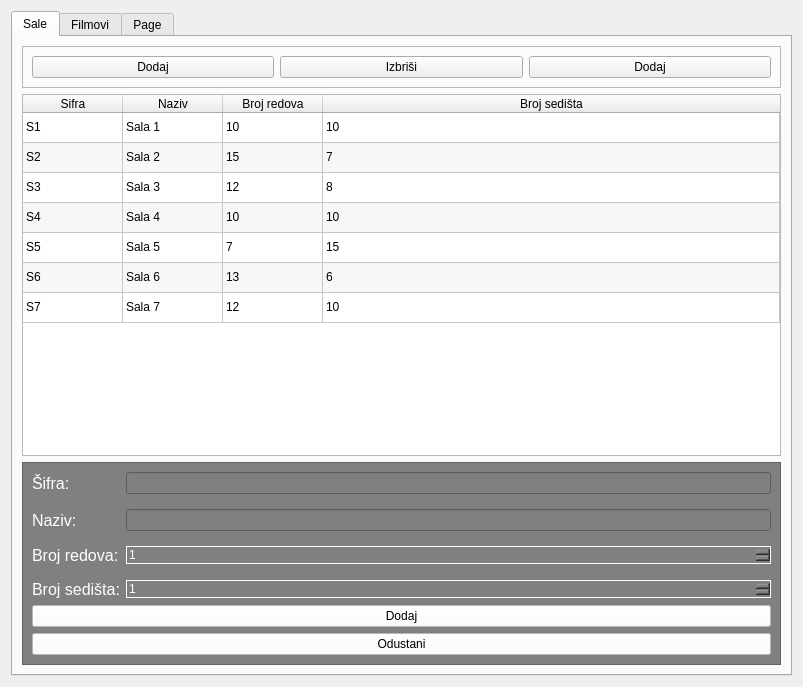
<?xml version="1.0" encoding="UTF-8"?>
<ui version="4.0">
 <class>Frame</class>
 <widget class="QFrame" name="Frame">
  <property name="geometry">
   <rect>
    <x>0</x>
    <y>0</y>
    <width>803</width>
    <height>687</height>
   </rect>
  </property>
  <property name="windowTitle">
   <string>Frame</string>
  </property>
  <layout class="QVBoxLayout" name="verticalLayout">
   <item>
    <widget class="QTabWidget" name="tabWidget">
     <property name="currentIndex">
      <number>0</number>
     </property>
     <widget class="QWidget" name="sale_tab">
      <attribute name="title">
       <string>Sale</string>
      </attribute>
      <layout class="QVBoxLayout" name="verticalLayout_2">
       <item>
        <widget class="QFrame" name="frame_2">
         <property name="frameShape">
          <enum>QFrame::StyledPanel</enum>
         </property>
         <property name="frameShadow">
          <enum>QFrame::Raised</enum>
         </property>
         <layout class="QHBoxLayout" name="horizontalLayout">
          <item>
           <widget class="QPushButton" name="pushButton_3">
            <property name="cursor">
             <cursorShape>PointingHandCursor</cursorShape>
            </property>
            <property name="text">
             <string>Dodaj</string>
            </property>
            <property name="icon">
             <iconset>
              <normaloff>../../../Assets/plus.png</normaloff>../../../Assets/plus.png</iconset>
            </property>
           </widget>
          </item>
          <item>
           <widget class="QPushButton" name="pushButton_4">
            <property name="cursor">
             <cursorShape>PointingHandCursor</cursorShape>
            </property>
            <property name="text">
             <string>Izbriši</string>
            </property>
            <property name="icon">
             <iconset>
              <normaloff>../../../Assets/trash.png</normaloff>../../../Assets/trash.png</iconset>
            </property>
            <property name="iconSize">
             <size>
              <width>15</width>
              <height>15</height>
             </size>
            </property>
           </widget>
          </item>
          <item>
           <widget class="QPushButton" name="pushButton_5">
            <property name="cursor">
             <cursorShape>PointingHandCursor</cursorShape>
            </property>
            <property name="text">
             <string>Dodaj</string>
            </property>
            <property name="icon">
             <iconset>
              <normaloff>../../../Assets/edit.png</normaloff>../../../Assets/edit.png</iconset>
            </property>
           </widget>
          </item>
         </layout>
        </widget>
       </item>
       <item>
        <widget class="QTableWidget" name="sale_table">
         <property name="enabled">
          <bool>true</bool>
         </property>
         <property name="sizeAdjustPolicy">
          <enum>QAbstractScrollArea::AdjustToContents</enum>
         </property>
         <property name="editTriggers">
          <set>QAbstractItemView::NoEditTriggers</set>
         </property>
         <property name="alternatingRowColors">
          <bool>true</bool>
         </property>
         <property name="selectionMode">
          <enum>QAbstractItemView::SingleSelection</enum>
         </property>
         <property name="selectionBehavior">
          <enum>QAbstractItemView::SelectRows</enum>
         </property>
         <property name="cornerButtonEnabled">
          <bool>true</bool>
         </property>
         <attribute name="horizontalHeaderVisible">
          <bool>true</bool>
         </attribute>
         <attribute name="horizontalHeaderCascadingSectionResizes">
          <bool>true</bool>
         </attribute>
         <attribute name="horizontalHeaderShowSortIndicator" stdset="0">
          <bool>false</bool>
         </attribute>
         <attribute name="horizontalHeaderStretchLastSection">
          <bool>true</bool>
         </attribute>
         <attribute name="verticalHeaderVisible">
          <bool>false</bool>
         </attribute>
         <row>
          <property name="text">
           <string>1</string>
          </property>
         </row>
         <row>
          <property name="text">
           <string>2</string>
          </property>
         </row>
         <row>
          <property name="text">
           <string>3</string>
          </property>
         </row>
         <row>
          <property name="text">
           <string>4</string>
          </property>
         </row>
         <row>
          <property name="text">
           <string>5</string>
          </property>
         </row>
         <row>
          <property name="text">
           <string>6</string>
          </property>
         </row>
         <row>
          <property name="text">
           <string>7</string>
          </property>
         </row>
         <column>
          <property name="text">
           <string>Sifra</string>
          </property>
         </column>
         <column>
          <property name="text">
           <string>Naziv</string>
          </property>
         </column>
         <column>
          <property name="text">
           <string>Broj redova</string>
          </property>
         </column>
         <column>
          <property name="text">
           <string>Broj sedišta</string>
          </property>
         </column>
         <item row="0" column="0">
          <property name="text">
           <string>S1</string>
          </property>
         </item>
         <item row="0" column="1">
          <property name="text">
           <string>Sala 1</string>
          </property>
         </item>
         <item row="0" column="2">
          <property name="text">
           <string>10</string>
          </property>
         </item>
         <item row="0" column="3">
          <property name="text">
           <string>10</string>
          </property>
         </item>
         <item row="1" column="0">
          <property name="text">
           <string>S2</string>
          </property>
         </item>
         <item row="1" column="1">
          <property name="text">
           <string>Sala 2</string>
          </property>
         </item>
         <item row="1" column="2">
          <property name="text">
           <string>15</string>
          </property>
         </item>
         <item row="1" column="3">
          <property name="text">
           <string>7</string>
          </property>
         </item>
         <item row="2" column="0">
          <property name="text">
           <string>S3</string>
          </property>
         </item>
         <item row="2" column="1">
          <property name="text">
           <string>Sala 3</string>
          </property>
         </item>
         <item row="2" column="2">
          <property name="text">
           <string>12</string>
          </property>
         </item>
         <item row="2" column="3">
          <property name="text">
           <string>8</string>
          </property>
         </item>
         <item row="3" column="0">
          <property name="text">
           <string>S4</string>
          </property>
         </item>
         <item row="3" column="1">
          <property name="text">
           <string>Sala 4</string>
          </property>
         </item>
         <item row="3" column="2">
          <property name="text">
           <string>10</string>
          </property>
         </item>
         <item row="3" column="3">
          <property name="text">
           <string>10</string>
          </property>
         </item>
         <item row="4" column="0">
          <property name="text">
           <string>S5</string>
          </property>
         </item>
         <item row="4" column="1">
          <property name="text">
           <string>Sala 5</string>
          </property>
         </item>
         <item row="4" column="2">
          <property name="text">
           <string>7</string>
          </property>
         </item>
         <item row="4" column="3">
          <property name="text">
           <string>15</string>
          </property>
         </item>
         <item row="5" column="0">
          <property name="text">
           <string>S6</string>
          </property>
         </item>
         <item row="5" column="1">
          <property name="text">
           <string>Sala 6</string>
          </property>
         </item>
         <item row="5" column="2">
          <property name="text">
           <string>13</string>
          </property>
         </item>
         <item row="5" column="3">
          <property name="text">
           <string>6</string>
          </property>
         </item>
         <item row="6" column="0">
          <property name="text">
           <string>S7</string>
          </property>
         </item>
         <item row="6" column="1">
          <property name="text">
           <string>Sala 7</string>
          </property>
         </item>
         <item row="6" column="2">
          <property name="text">
           <string>12</string>
          </property>
         </item>
         <item row="6" column="3">
          <property name="text">
           <string>10</string>
          </property>
         </item>
        </widget>
       </item>
       <item>
        <widget class="QFrame" name="frame">
         <property name="styleSheet">
          <string notr="true">background-color: gray</string>
         </property>
         <property name="frameShape">
          <enum>QFrame::StyledPanel</enum>
         </property>
         <property name="frameShadow">
          <enum>QFrame::Raised</enum>
         </property>
         <layout class="QVBoxLayout" name="verticalLayout_3">
          <item>
           <layout class="QFormLayout" name="formLayout">
            <property name="verticalSpacing">
             <number>15</number>
            </property>
            <item row="0" column="0">
             <widget class="QLabel" name="label">
              <property name="font">
               <font>
                <pointsize>12</pointsize>
               </font>
              </property>
              <property name="styleSheet">
               <string notr="true">color: white</string>
              </property>
              <property name="text">
               <string>Šifra:</string>
              </property>
             </widget>
            </item>
            <item row="0" column="1">
             <widget class="QLineEdit" name="lineEdit">
              <property name="styleSheet">
               <string notr="true">color: white</string>
              </property>
             </widget>
            </item>
            <item row="1" column="0">
             <widget class="QLabel" name="label_2">
              <property name="font">
               <font>
                <pointsize>12</pointsize>
               </font>
              </property>
              <property name="styleSheet">
               <string notr="true">color: white</string>
              </property>
              <property name="text">
               <string>Naziv:</string>
              </property>
             </widget>
            </item>
            <item row="1" column="1">
             <widget class="QLineEdit" name="lineEdit_2">
              <property name="styleSheet">
               <string notr="true">color: white</string>
              </property>
             </widget>
            </item>
            <item row="2" column="0">
             <widget class="QLabel" name="label_3">
              <property name="font">
               <font>
                <pointsize>12</pointsize>
               </font>
              </property>
              <property name="styleSheet">
               <string notr="true">color: white</string>
              </property>
              <property name="text">
               <string>Broj redova:</string>
              </property>
             </widget>
            </item>
            <item row="2" column="1">
             <widget class="QSpinBox" name="spinBox">
              <property name="styleSheet">
               <string notr="true">color: white; border: 1px solid white;</string>
              </property>
              <property name="minimum">
               <number>1</number>
              </property>
             </widget>
            </item>
            <item row="3" column="0">
             <widget class="QLabel" name="label_4">
              <property name="font">
               <font>
                <pointsize>12</pointsize>
               </font>
              </property>
              <property name="toolTip">
               <string>Broj sedišta u svakom redu</string>
              </property>
              <property name="styleSheet">
               <string notr="true">color: white</string>
              </property>
              <property name="text">
               <string>Broj sedišta:</string>
              </property>
             </widget>
            </item>
            <item row="3" column="1">
             <widget class="QSpinBox" name="spinBox_2">
              <property name="styleSheet">
               <string notr="true">color: white; border: 1px solid white;</string>
              </property>
              <property name="minimum">
               <number>1</number>
              </property>
             </widget>
            </item>
           </layout>
          </item>
          <item>
           <widget class="QPushButton" name="pushButton">
            <property name="styleSheet">
             <string notr="true">background-color: white;</string>
            </property>
            <property name="text">
             <string>Dodaj</string>
            </property>
           </widget>
          </item>
          <item>
           <widget class="QPushButton" name="pushButton_2">
            <property name="styleSheet">
             <string notr="true">background-color: white;</string>
            </property>
            <property name="text">
             <string>Odustani</string>
            </property>
           </widget>
          </item>
         </layout>
        </widget>
       </item>
      </layout>
     </widget>
     <widget class="QWidget" name="filmovi_tab">
      <attribute name="title">
       <string>Filmovi</string>
      </attribute>
     </widget>
     <widget class="QWidget" name="tab">
      <attribute name="title">
       <string>Page</string>
      </attribute>
     </widget>
    </widget>
   </item>
  </layout>
 </widget>
 <resources/>
 <connections/>
</ui>
